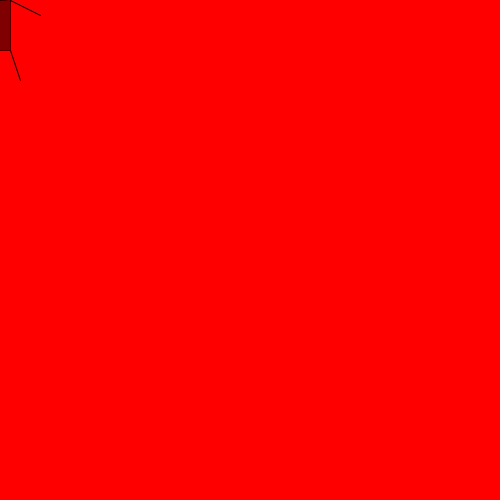
Frame 1 (no input)
Frame 60 (the mouse pressed at the canvas centre just before this capture): identical to frame 1, image omitted
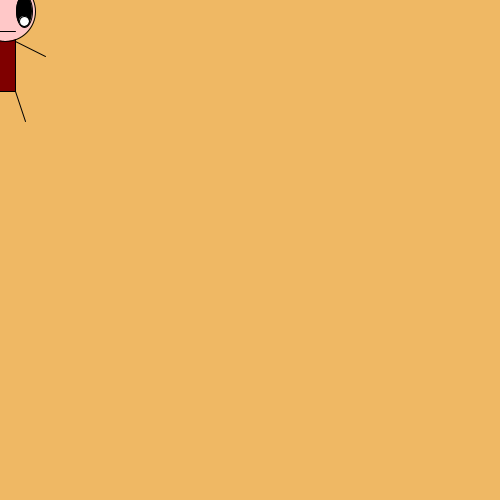
Frame 120 (the mouse held since frame 60 and released just before this capture)

The Processing sketch that drew these frames (run headless with seeded random() and noise(); from frame 60 on, the mouse is pressed at the canvas centre):

// Processing sketch: processing_23944
// ── processing_23944.pde

void setup() {
  
  size(500, 500); //size of the canvas
  smooth();
  frameRate(30);
  
}

void draw(){
  
  ellipseMode(CENTER);
  rectMode(CENTER);
  
  if(mousePressed) { 
    
    //make background a random colour
    background(random(255), random(255), random(255));
    
    //move zoog randomly
    mouseX = pmouseX + 10 - int(random(20));
    mouseY = pmouseY + 10 - int(random(20));
    
  } else {
    
    //make background red
    background(255, 0, 0);
    
  }
  
  stroke(0);

//zoog body
  fill(127, 0, 0);
  rect(mouseX, mouseY, 20, 100);

//zoog head
  fill(255, 200, 200);
  ellipse(mouseX, mouseY - 30, 60, 60);

//zoog eyes
  fill(0);
  ellipse(mouseX - 19, mouseY - 30, 16, 32);
  ellipse(mouseX + 19, mouseY - 30, 16, 32);
  fill(255);
  ellipse(mouseX - 19, mouseY - 20, 10, 10);
  ellipse(mouseX + 19, mouseY - 20, 10, 10);
  
//zoog mouth
  line(mouseX - 10, mouseY - 10, mouseX + 10, mouseY - 10);
  
//zoog arms
  line(mouseX - 10, mouseY, mouseX - 40, mouseY + 15);
  line(mouseX + 10, mouseY, mouseX + 40, mouseY + 15);

//zoog legs
  line(mouseX - 10, mouseY + 50, mouseX - 20, mouseY + 80);
  line(mouseX + 10, mouseY + 50, mouseX + 20, mouseY + 80);

}

void mousePressed() {
  //slow down when zoog is moving
  frameRate(15);
}

void mouseReleased() {
  //return to normal speed
  frameRate(30);
}
